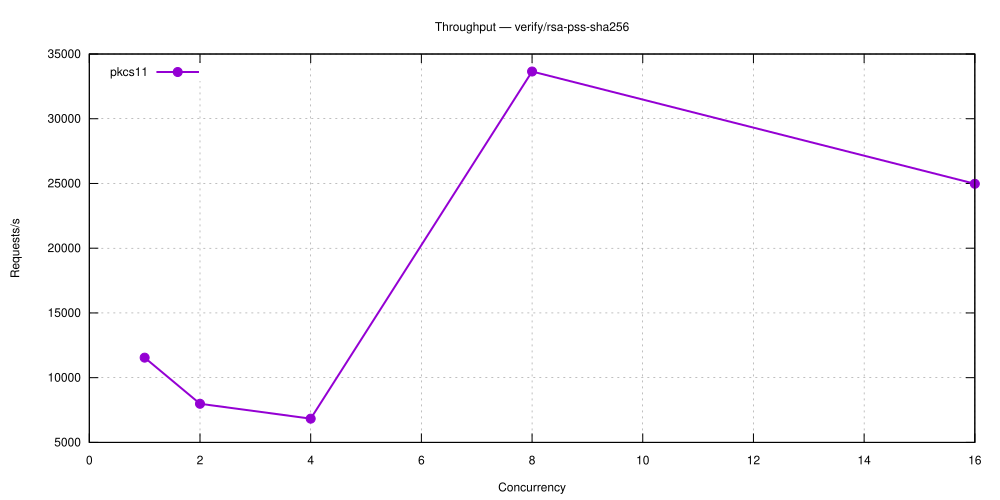

This figure's gnuplot source:
set terminal svg size 1000,500 enhanced font 'Helvetica,12'
set output 'verify_rsa-pss-sha256.svg'
set title 'Throughput — verify/rsa-pss-sha256'
set grid
set xlabel 'Concurrency'
set ylabel 'Requests/s'
set key top left
plot 'verify_rsa-pss-sha256-5.28.0-pkcs11.dat' using 1:2 with linespoints lw 2 pt 7 title 'pkcs11'
